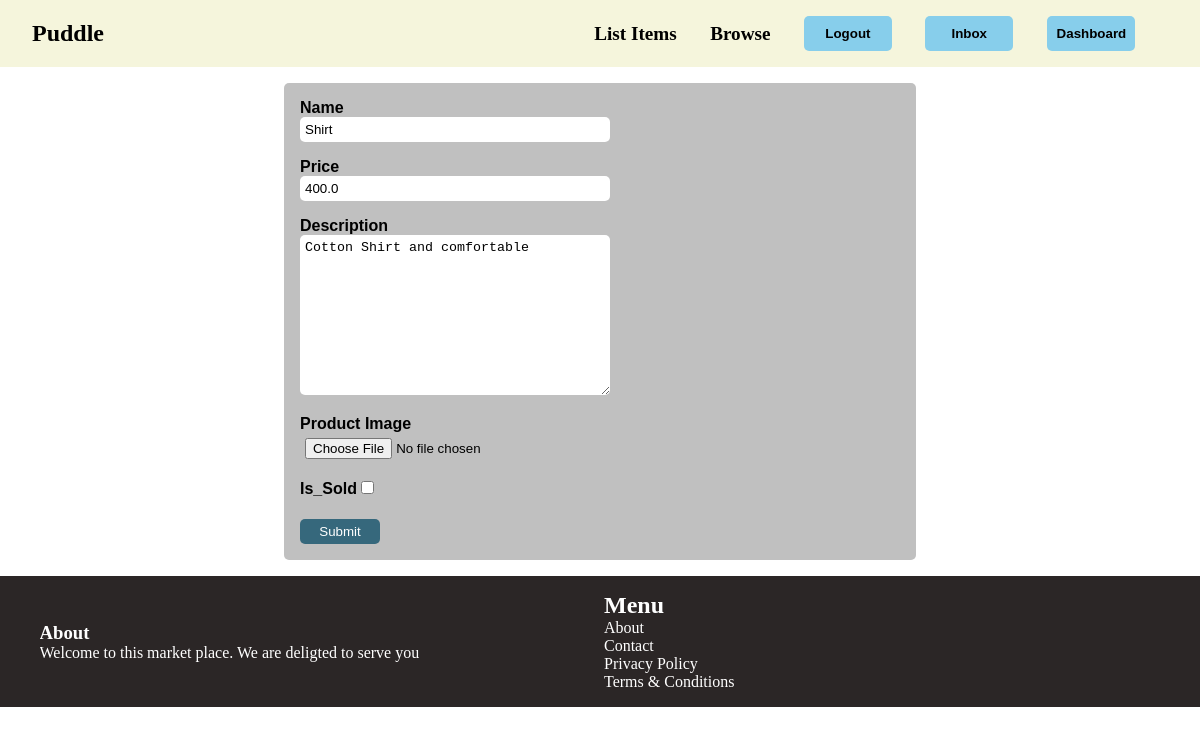
The page /items/1/edit/ (signed in) on the database its author committed.
### items/models.py (models this page shows, shortened)
class Item(models.Model):
    Category = models.ForeignKey(Category, related_name='items',on_delete=models.CASCADE)
    name = models.CharField(max_length=255)
    description = models.TextField(blank=True,null=True)
    price = models.FloatField()
    image = models.ImageField(upload_to='items_image',blank=True,null=True)
    is_sold = models.BooleanField(default=False)
    created_by = models.ForeignKey(User,related_name ='items',on_delete=models.CASCADE)
    created_at = models.DateTimeField(auto_now_add = True)
    class Meta:
        ordering = ('name',)

### items/views.py (the view)
# urls.py: path('<int:pk>/edit/', views.edit,name='edit')
@login_required
def edit(request,pk):
    item = get_object_or_404(Item,pk=pk,created_by=request.user)
    if request.method == 'POST':
        form = EdititemForm(request.POST,request.FILES,instance=item)
        if form.is_valid():
            form.save()
            return redirect('items:detail',pk=item.id)
    else:
        form = EdititemForm(instance=item)
    return render(request,'items/form.html',{
        'form':form,
        'title':'Edit Form'
    })

### items/forms.py
class EdititemForm(forms.ModelForm):
    class Meta:
        model = Item
        fields = {'name','price','description','image','is_sold'}
        widgets = {
        'name':forms.TextInput(attrs={
            'class':'custom_input'
        }),
        'price':forms.TextInput(attrs={
            'class':'custom_input'
        }),
        'description':forms.Textarea(attrs={
            'class':'custom_input'
        }),
        'image':forms.FileInput(attrs={
            'class':'custom_input'
        })
    }

### items/templates/items/form.html (shortened to what this page needs)
{% extends 'home/layout.html' %}
{% block body %}
<div class="sign_up">
            <form action="." method="post" enctype="multipart/form-data">
            <div class="form_field">
                <label>Name</label><br>
                {{ form.name }}
            </div>
            <div class="form_field">
                <label>Price</label><br>
                {{form.price}}
            </div>
            <div class="form_field">
                <label>Description</label><br>
                {{form.description}}
            </div>
            <div class="form_field">
                <label>Product Image</label><br>
                {{form.image}}
            </div>
            {% if form.is_sold %}
            <div class="form_field">
                <label>Is_Sold</label>
                {{form.is_sold}}
            </div>
            {% endif %}
            <button type="submit">Submit</button>
        </form>
    </div>
{% endblock %}

### home/static/home/style.css (style rules this page uses)
* { margin: 0; padding: 0; overflow-x: hidden; }
.sign_up { width: 50%; margin-left: auto; margin-right: auto; background-color:silver; padding: 1rem; margin-top: 1rem; margin-bottom: 1rem; color:black; border-radius: 5px; }
.sign_up button { background-color: rgb(54, 104, 124); width: 5rem; padding: 5px; color: white; margin-top: 5px; border-radius: 5px; outline: none; border: none; }
.form_field label { font-family: 'Trebuchet MS', 'Lucida Sans Unicode', 'Lucida Grande', 'Lucida Sans', Arial, sans-serif; font-weight: bold; }
.form_field { width:100%; margin-bottom: 1rem }
.custom_input { width:50%; padding: 5px; border-radius: 5px; border: none; outline: none; outline-style: hidden; }

### rows shown on the page
Item: name "Shirt", price "400.0", description "Cotton Shirt and comfortable"
